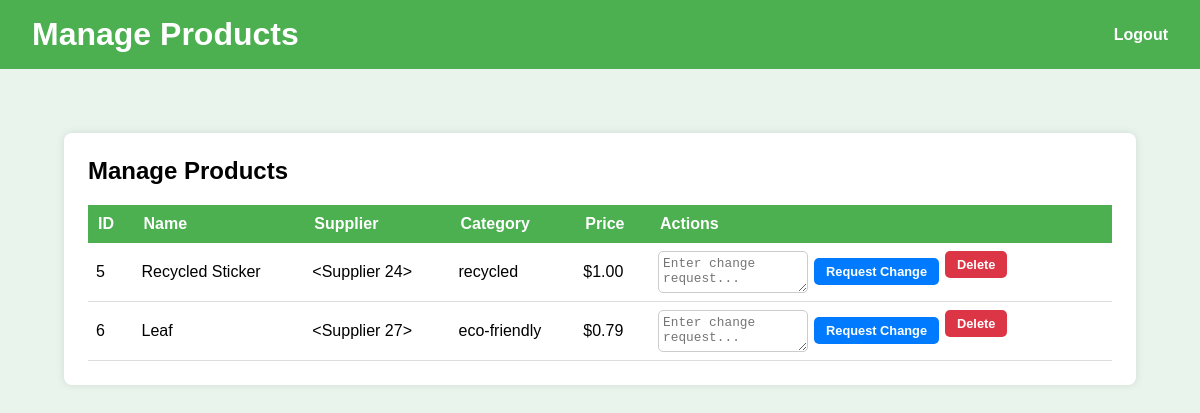
The app's page /admin/products (signed in) with its own data.
### models.py (models this page shows)
class Product(db.Model):
    __tablename__ = 'product'
    id = db.Column(db.Integer, primary_key=True)
    supplier_id = db.Column(db.Integer, db.ForeignKey('supplier.id'), nullable=False)
    name = db.Column(db.String(120), nullable=False)
    price = db.Column(db.Numeric(10, 2), nullable=False)
    category = db.Column(db.String(80))
    description = db.Column(db.Text)
    impact = db.Column(db.Text)
    status = db.Column(db.String(50))
    image_url = db.Column(db.String(255))
    minimum_quantity = db.Column(db.Integer, default=1)
    order_items = db.relationship('OrderItem', backref='product', lazy=True)
    views = db.relationship('ProductView', back_populates='product', cascade='all, delete-orphan')

### app.py (the view)
@admin_bp.route('/products')
def admin_products():
    if not session.get('admin_logged_in'):
        return redirect(url_for('admin.admin_login'))
    all_products = Product.query.all()
    return render_template('admin_products.html', products=all_products)

### app.py (called while the page is built)
@login_manager.user_loader
def load_user(user_id):
    return User.query.get(int(user_id))

@app.context_processor
def inject_faqs():
    faqs = get_faqs()
    return dict(faqs=faqs[:3])

### templates/admin_products.html (shortened to what this page needs)
{% extends "admin_base.html" %}
{% block header_title %}Manage Products{% endblock %}
{% block content %}
<div class="dashboard-content">
  <div class="section">
    <h2>Manage Products</h2>
    <table>
      <thead>
        <tr>
          <th>ID</th><th>Name</th><th>Supplier</th><th>Category</th><th>Price</th><th>Actions</th>
        </tr>
      </thead>
      <tbody>
      {% for product in products %}
        <tr>
          <td>{{ product.id }}</td>
          <td>{{ product.name }}</td>
          <td>{{ product.supplier }}</td>
          <td>{{ product.category }}</td>
          <td>${{ product.price }}</td>
          <td style="display: flex; gap: 6px; flex-wrap: wrap;">
            <form action="{{ url_for('admin.request_change', product_id=product.id) }}" method="POST" style="display: flex; gap: 6px; align-items: center;">
              <textarea name="change_note" placeholder="Enter change request..." required
                        style="width: 140px; height: 32px; padding: 4px; border-radius: 5px; border: 1px solid #ccc; font-size: 0.8rem;"></textarea>
              <button type="submit" class="action-btn change-btn"> Request Change</button>
            </form>
            <form action="{{ url_for('admin.remove_product', product_id=product.id) }}" method="POST">
              <button type="submit" class="action-btn delete-btn"
                      onclick="return confirm('Are you sure you want to delete this product?');">
                Delete
              </button>
            </form>
          </td>
        </tr>
      {% endfor %}
      </tbody>
    </table>
  </div>
</div>
{% endblock %}

### templates/admin_base.html (style rules this page uses)
body { font-family: Arial, sans-serif; background: #e9f5ec; margin: 0; padding: 0; }
.dashboard-content { padding: 2rem; }
.section { background: white; padding: 1.5rem; border-radius: 8px; box-shadow: 0 0 8px rgba(0,0,0,0.1); margin-bottom: 1.5rem; }
.section h2 { margin-top: 0; }

### templates/admin_products.html (style rules this page uses)
table { width: 100%; border-collapse: collapse; }
thead th { background-color: #4CAF50; color: white; padding: 10px; text-align: left; }
tbody td { border-bottom: 1px solid #ddd; padding: 8px; }
.action-btn { padding: 6px 12px; border: none; border-radius: 5px; font-weight: 600; font-size: 0.8rem; cursor: pointer; color: white; transition: background-color 0.2s; }
.change-btn { background-color: #007bff; }
.delete-btn { background-color: #dc3545; }

### records on screen
Product: id "5", name "Recycled Sticker", supplier "<Supplier 24>", category "recycled", price "1.00"
Product: id "6", name "Leaf", supplier "<Supplier 27>", category "eco-friendly", price "0.79"
